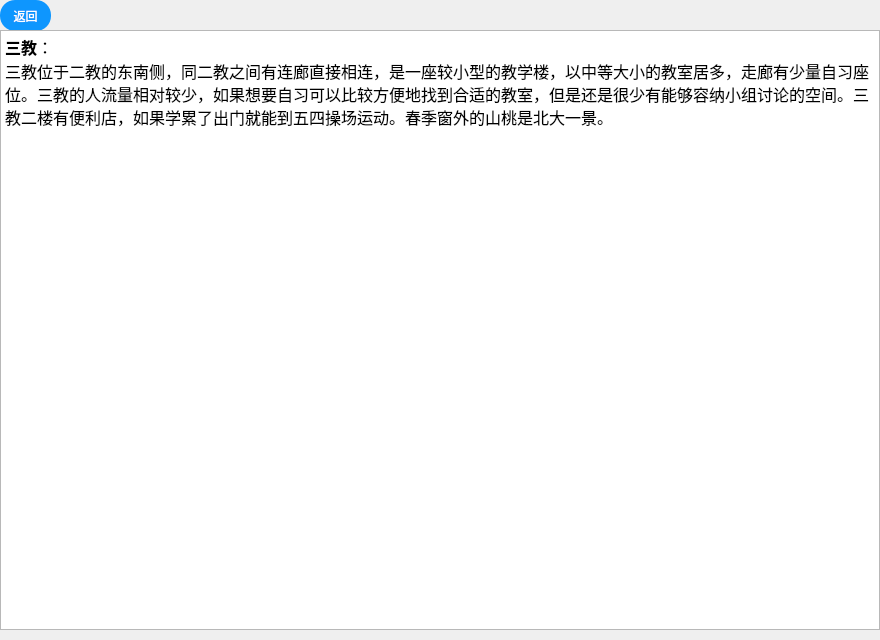
<?xml version="1.0" encoding="UTF-8"?>
<ui version="4.0">
 <class>a_sanjiao</class>
 <widget class="QDialog" name="a_sanjiao">
  <property name="geometry">
   <rect>
    <x>0</x>
    <y>0</y>
    <width>880</width>
    <height>640</height>
   </rect>
  </property>
  <property name="windowTitle">
   <string>Dialog</string>
  </property>
  <widget class="QPushButton" name="pushButton">
   <property name="geometry">
    <rect>
     <x>0</x>
     <y>0</y>
     <width>51</width>
     <height>31</height>
    </rect>
   </property>
   <property name="styleSheet">
    <string notr="true">QPushButton
{
    font-family:Microsoft Yahei;
    font:=20px;
    color:white;
    background-color:rgb(14 , 150 , 254);
    border-radius:15px;
    height:20px;
    width:20px;
}

QPushButton:hover
{
    background-color:rgb(44 , 137 , 255);
}

QPushButton:pressed
{
    background-color:rgb(14 , 150 , 254);
    padding-left:3px;
    padding-top:3px;
}</string>
   </property>
   <property name="text">
    <string>返回</string>
   </property>
  </widget>
  <widget class="QTextBrowser" name="textBrowser">
   <property name="geometry">
    <rect>
     <x>0</x>
     <y>30</y>
     <width>880</width>
     <height>600</height>
    </rect>
   </property>
   <property name="html">
    <string>&lt;!DOCTYPE HTML PUBLIC &quot;-//W3C//DTD HTML 4.0//EN&quot; &quot;http://www.w3.org/TR/REC-html40/strict.dtd&quot;&gt;
&lt;html&gt;&lt;head&gt;&lt;meta name=&quot;qrichtext&quot; content=&quot;1&quot; /&gt;&lt;meta charset=&quot;utf-8&quot; /&gt;&lt;style type=&quot;text/css&quot;&gt;
p, li { white-space: pre-wrap; }
hr { height: 1px; border-width: 0; }
li.unchecked::marker { content: &quot;\2610&quot;; }
li.checked::marker { content: &quot;\2612&quot;; }
&lt;/style&gt;&lt;/head&gt;&lt;body style=&quot; font-family:'Microsoft YaHei UI'; font-size:9pt; font-weight:400; font-style:normal;&quot;&gt;
&lt;p style=&quot; margin-top:0px; margin-bottom:0px; margin-left:0px; margin-right:0px; -qt-block-indent:0; text-indent:0px;&quot;&gt;&lt;span style=&quot; font-family:'楷体'; font-size:12pt; font-weight:700;&quot;&gt;三教&lt;/span&gt;&lt;span style=&quot; font-family:'楷体'; font-size:12pt;&quot;&gt;：&lt;/span&gt; &lt;/p&gt;
&lt;p style=&quot; margin-top:0px; margin-bottom:0px; margin-left:0px; margin-right:0px; -qt-block-indent:0; text-indent:0px;&quot;&gt;&lt;span style=&quot; font-family:'楷体'; font-size:12pt;&quot;&gt;三教位于二教的东南侧，同二教之间有连廊直接相连，是一座较小型的教学楼，以中等大小的教室居多，走廊有少量自习座位。三教的人流量相对较少，如果想要自习可以比较方便地找到合适的教室，但是还是很少有能够容纳小组讨论的空间。三教二楼有便利店，如果学累了出门就能到五四操场运动。春季窗外的山桃是北大一景。&lt;/span&gt; &lt;/p&gt;
&lt;p style=&quot; margin-top:0px; margin-bottom:0px; margin-left:0px; margin-right:0px; -qt-block-indent:0; text-indent:0px;&quot;&gt;&lt;img src=&quot;:/a/aTeachingBuilding/sanjiao.jpg&quot; /&gt;&lt;/p&gt;&lt;/body&gt;&lt;/html&gt;</string>
   </property>
  </widget>
 </widget>
 <resources/>
 <connections/>
</ui>
